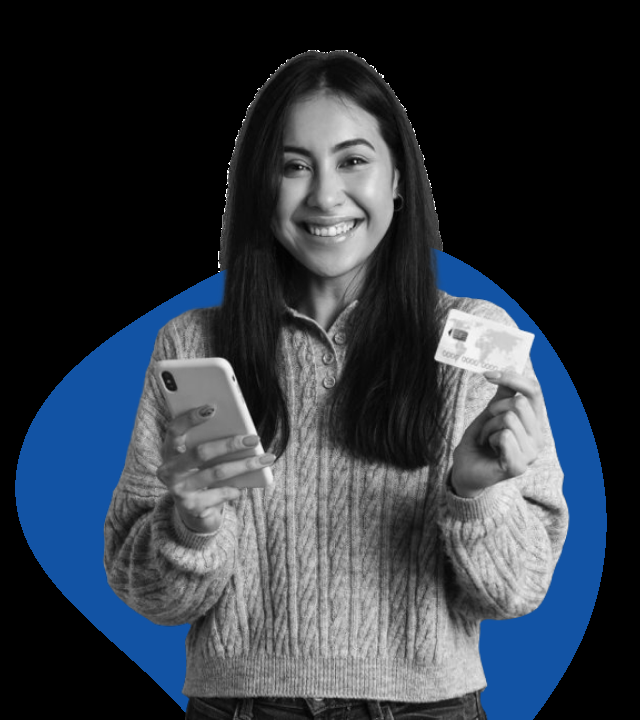
#> input picture assets/person.png, 640 x 720 px
$ python color_detection.py
#> lines starting #> are read from the running program, lines starting #| are printed output that depends on the picture; after the words box and inside, x2 and y2 are one past the last pixel; in counts of white or black regions, pixels touching at a corner belong together
import cv2
import numpy as np


def empty(a):
    pass


path = "../assets/person.png"
cv2.namedWindow("TrackBars")
cv2.resizeWindow("TrackBars", 640, 240)
cv2.createTrackbar("Hue Min", "TrackBars", 0, 179, empty)
cv2.createTrackbar("Hue Max", "TrackBars", 179, 179, empty)
cv2.createTrackbar("Sat Min", "TrackBars", 0, 255, empty)
cv2.createTrackbar("Sat Max", "TrackBars", 255, 255, empty)
cv2.createTrackbar("Val Min", "TrackBars", 0, 179, empty)
cv2.createTrackbar("Val Max", "TrackBars", 179, 179, empty)

while True:
    img = cv2.imread(path)
#> img is the input picture: shape (720, 640, 3); mean B, G, R 65.6, 56.4, 49

    imgHSV = cv2.cvtColor(img, cv2.COLOR_BGR2HSV)
#> imgHSV: shape (720, 640, 3); mean H, S, V 12.7, 26, 65.6

    h_min = cv2.getTrackbarPos("Hue Min", "TrackBars")
    h_max = cv2.getTrackbarPos("Hue Max", "TrackBars")
    s_min = cv2.getTrackbarPos("Sat Min", "TrackBars")
    s_max = cv2.getTrackbarPos("Sat Max", "TrackBars")
    v_min = cv2.getTrackbarPos("Val Min", "TrackBars")
    v_max = cv2.getTrackbarPos("Val Max", "TrackBars")
    print(h_min, h_max, s_min, s_max, v_min, v_max)
    lower = np.array([h_min, s_min, v_min])
    upper = np.array([h_max, s_max, v_max])
    mask = cv2.inRange(imgHSV, lower, upper)
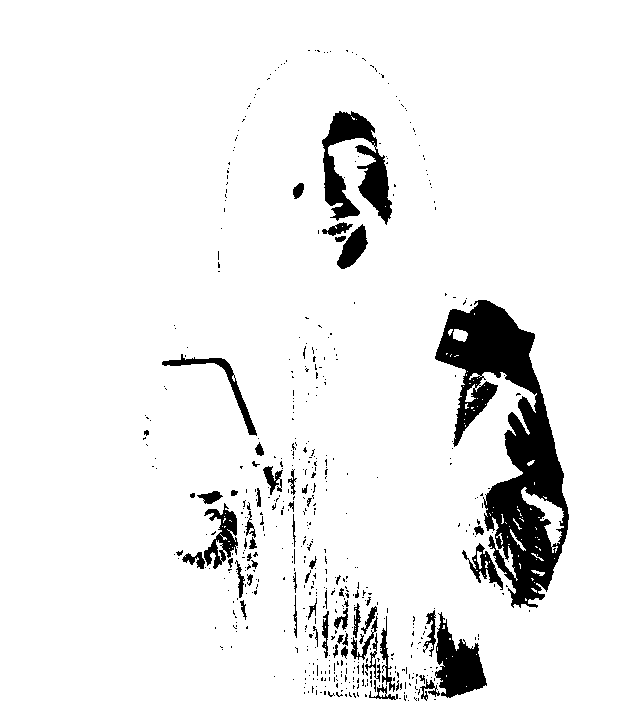
#> mask: shape (720, 640); 93% white; 552 black regions (491 under 20 px), largest, box (x1, y1, x2, y2) and area: (435, 300, 569, 608) 16490, (322, 111, 392, 225) 3744, (435, 612, 487, 698) 2353
    imgResult = cv2.bitwise_and(img, img, mask=mask)
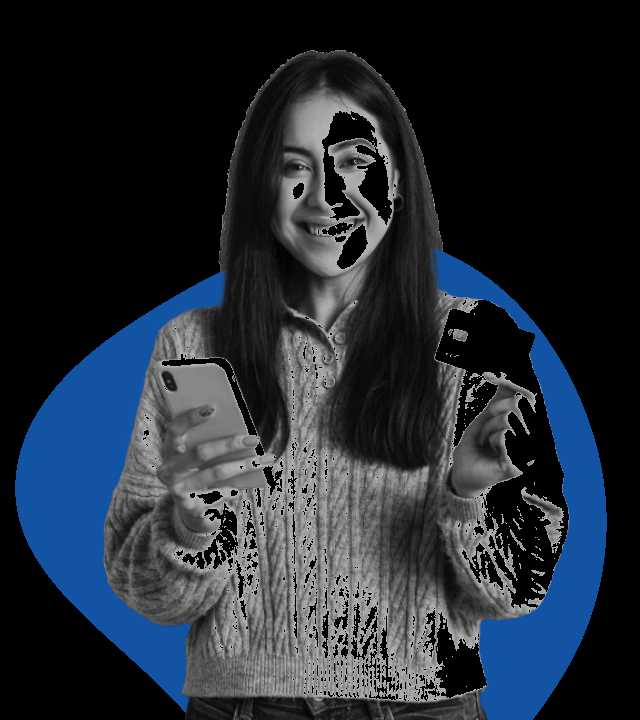
#> imgResult: shape (720, 640, 3); mean B, G, R 51.5, 42.3, 34.9

    cv2.imshow("Original", img)
    cv2.imshow("HSV ", imgHSV)
    cv2.imshow("Mask ", mask)
    cv2.imshow("ImgResult", imgResult)
    cv2.waitKey(1)
